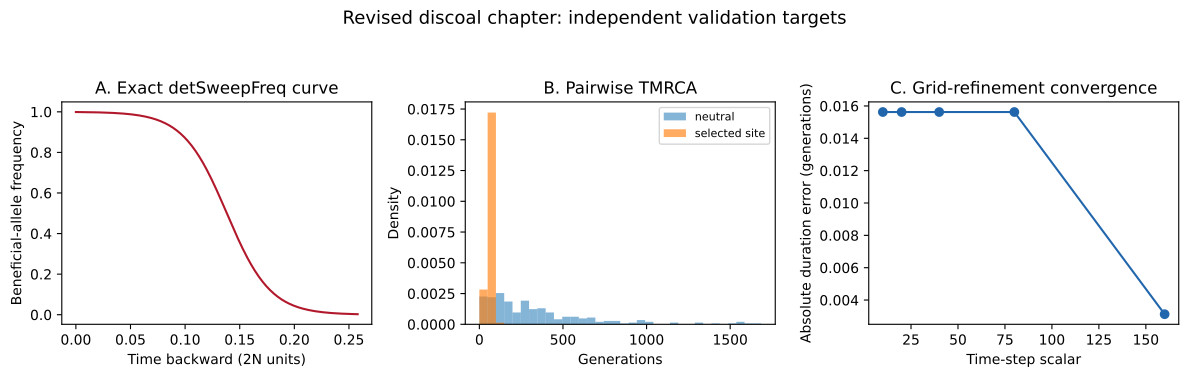

Write Python code to recreate this figure.
"""Validation figure for the revised discoal chapter."""

import matplotlib.pyplot as plt
import numpy as np

from watchgen.mini_discoal import (
    deterministic_trajectory,
    discoal_deterministic_frequency,
    neutral_coalescent,
    simulate_linked_locus_genealogy,
)


plt.rcParams.update({"font.size": 10, "figure.dpi": 150})
N = 200
alpha = 50.0
trajectory = deterministic_trajectory(alpha, sweep_N=N)
rng = np.random.default_rng(23)

fig, axes = plt.subplots(1, 3, figsize=(12, 3.8))
fig.suptitle("Revised discoal chapter: independent validation targets", fontsize=13)

ax = axes[0]
time_2N = np.linspace(0, trajectory.duration_2N, 300)
ax.plot(time_2N, discoal_deterministic_frequency(time_2N, alpha), color="#B2182B")
ax.set(title="A. Exact detSweepFreq curve", xlabel="Time backward (2N units)",
       ylabel="Beneficial-allele frequency")

ax = axes[1]
neutral = []
sweep = []
for _ in range(300):
    neutral.append(neutral_coalescent(2, N, rng)[0][-1])
    sweep.append(max(simulate_linked_locus_genealogy(
        2, N, trajectory, 0.0, rng=rng
    )))
bins = np.linspace(0, np.quantile(neutral, 0.98), 35)
ax.hist(neutral, bins=bins, density=True, alpha=0.55, label="neutral")
ax.hist(sweep, bins=bins, density=True, alpha=0.65, label="selected site")
ax.set(title="B. Pairwise TMRCA", xlabel="Generations", ylabel="Density")
ax.legend(fontsize=8)

ax = axes[2]
scalars = np.array([10, 20, 40, 80, 160])
durations = np.array([
    deterministic_trajectory(alpha, sweep_N=N, dt_scalar=float(s)).duration_generations
    for s in scalars
])
reference = deterministic_trajectory(
    alpha, sweep_N=N, dt_scalar=640.0
).duration_generations
ax.plot(scalars, np.abs(durations - reference), "o-", color="#2166AC")
ax.set(title="C. Grid-refinement convergence", xlabel="Time-step scalar",
       ylabel="Absolute duration error (generations)")

plt.tight_layout(rect=[0, 0, 1, 0.92])
plt.savefig("figures/fig_demo_discoal.png", dpi=150, bbox_inches="tight")
plt.savefig("figures/fig_demo_discoal.pdf", bbox_inches="tight")
